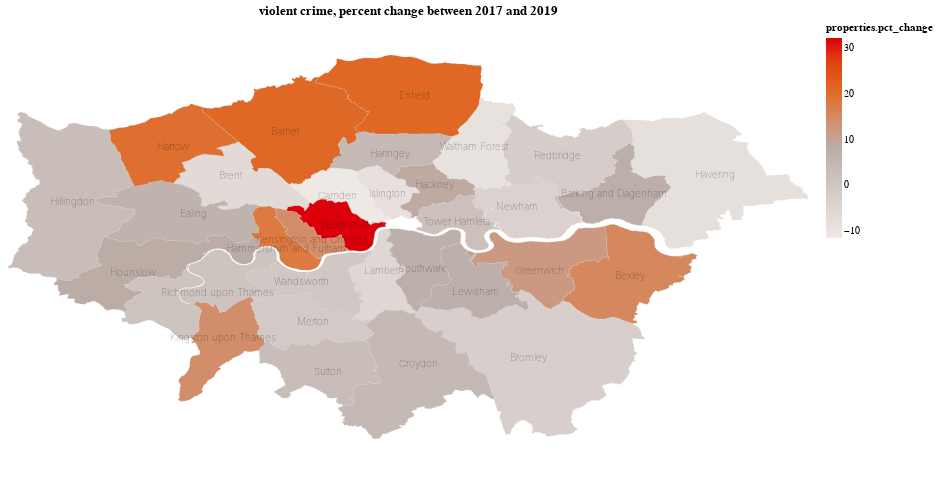

Notebook code cell kept with this figure:
### Code cell
data_geo_2 = alt.InlineData(values = london_geo_2.to_json(), #geopandas to geojson string
                       format = alt.DataFormat(property='features',type='json'))

chart_2 = alt.Chart(data_geo_2).mark_geoshape(strokeWidth=1,stroke='lightgray',strokeOpacity=0.2
).encode(
    color=alt.Color('properties.pct_change:Q', scale = alt.Scale(scheme='lightgreyred')),
    tooltip=['properties.csp_name:N', 'properties.pct_change:Q']
).properties(
    projection={'type': 'identity','reflectY': True},
    width=800,
    height=450,
    title='violent crime, percent change between 2017 and 2019'
)

chart_2 + text
